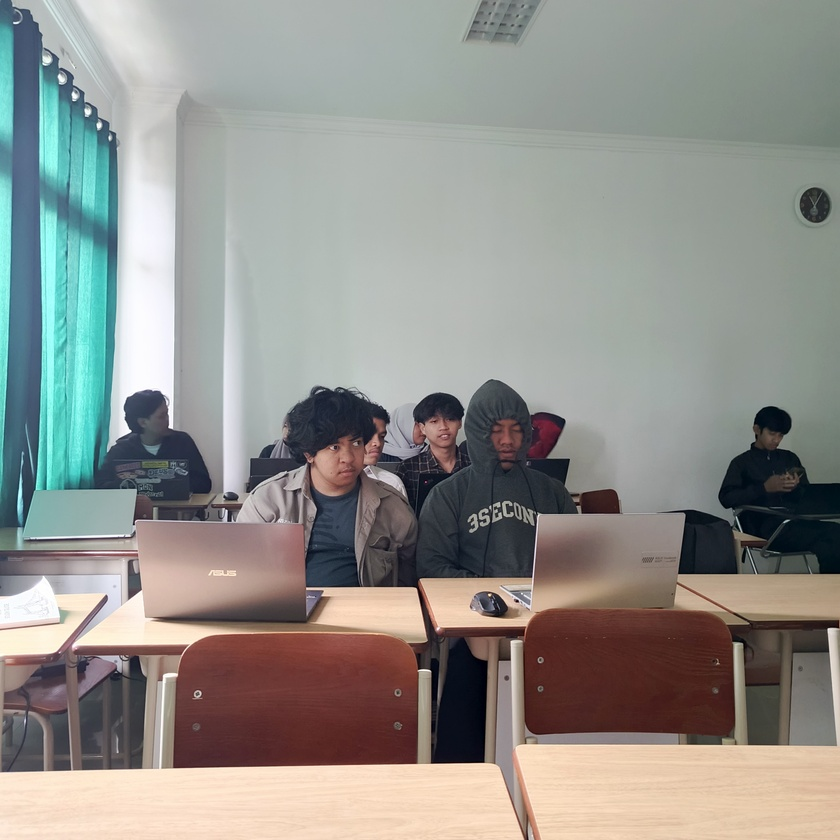
#> input picture practice/basic_opencv/thresholding/sample.jpg, 840 x 840 px, shrunk from 2944 x 2944 before the run
$ python tresholding.py
#> lines starting #> are read from the running program, lines starting #| are printed output that depends on the picture; after the words box and inside, x2 and y2 are one past the last pixel; in counts of white or black regions, pixels touching at a corner belong together
import cv2
import os


pathImage = os.path.join(".", "sample.jpg")
image = cv2.imread(pathImage)
#> image is the input picture: shape (840, 840, 3); mean B, G, R 140.4, 145.3, 145.7

# to gray scala
image = cv2.cvtColor(image, cv2.COLOR_BGR2GRAY)
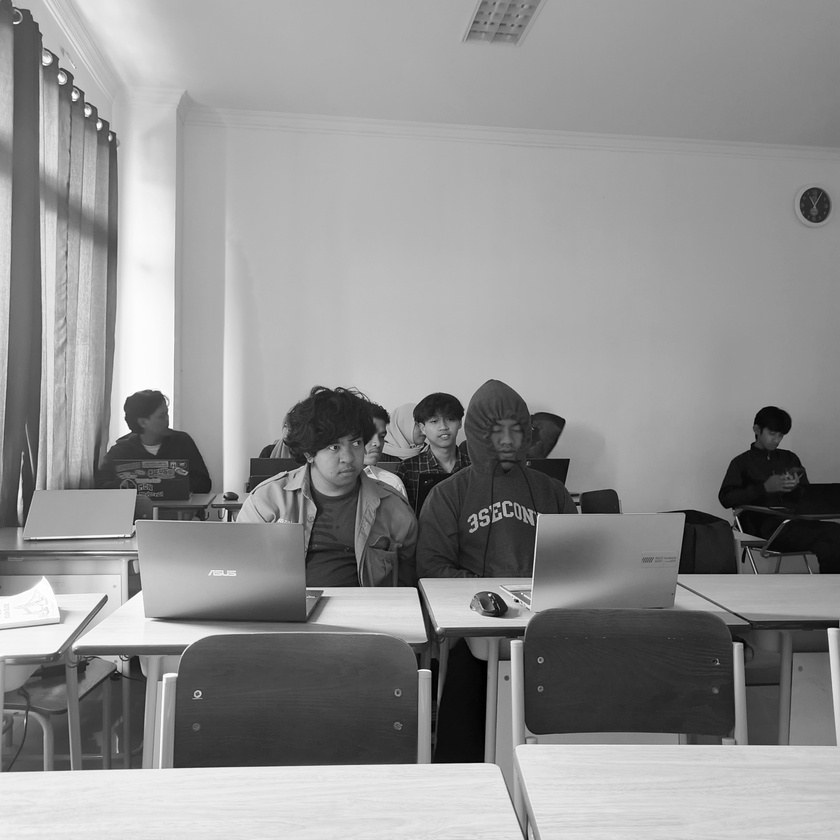
#> image: shape (840, 840); min 0, max 255, mean 144.9
# to blurr
blurred = cv2.GaussianBlur(image, (5, 5), 0)
cv2.imshow("image ", image)

(T, tresh) = cv2.threshold(blurred, 127, 255, cv2.THRESH_BINARY)
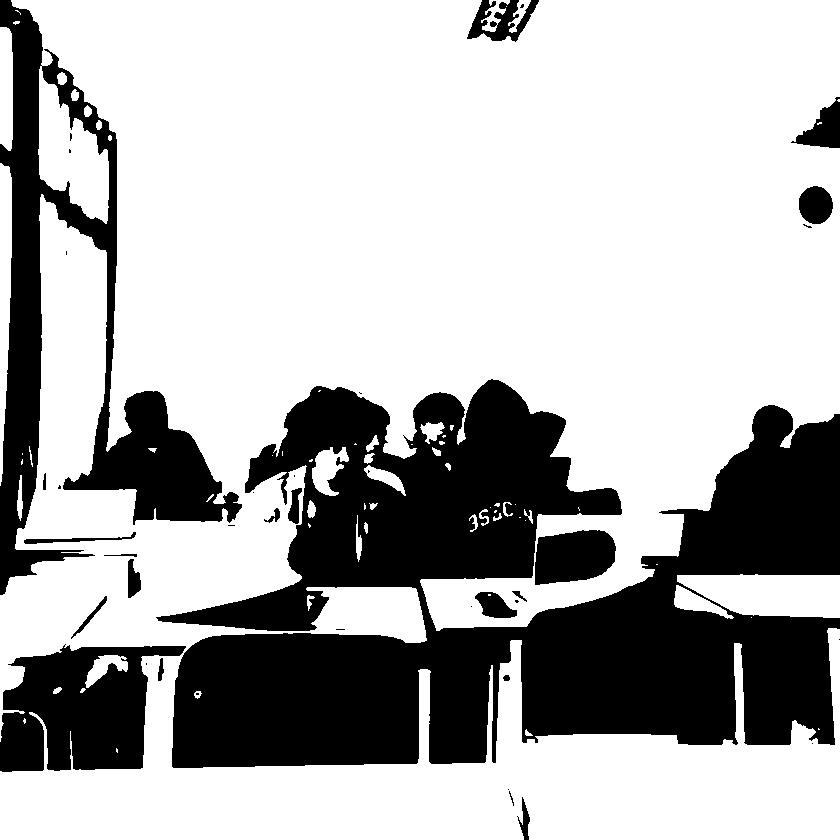
#> tresh: shape (840, 840); 69.7% white; 39 black regions (19 under 20 px), largest, box (x1, y1, x2, y2) and area: (156, 379, 840, 768) 153633, (0, 0, 242, 595) 34625, (0, 644, 186, 772) 15759
cv2.imshow("tresh", tresh)

# # kebalikan binry inverse
# (T, threshInv) = cv2.threshold(blurred, 127, 255, cv2.THRESH_BINARY_INV)
# cv2.imshow("tresh inverse", threshInv)

# # pambarnya digabung
# bitand = cv2.bitwise_and(image, image, mask=threshInv)
# cv2.imshow("Coin", bitand)
cv2.waitKey(0)

$ run again, with practice/basic_opencv/thresholding/coin1.jpg copied over practice/basic_opencv/thresholding/sample.jpg
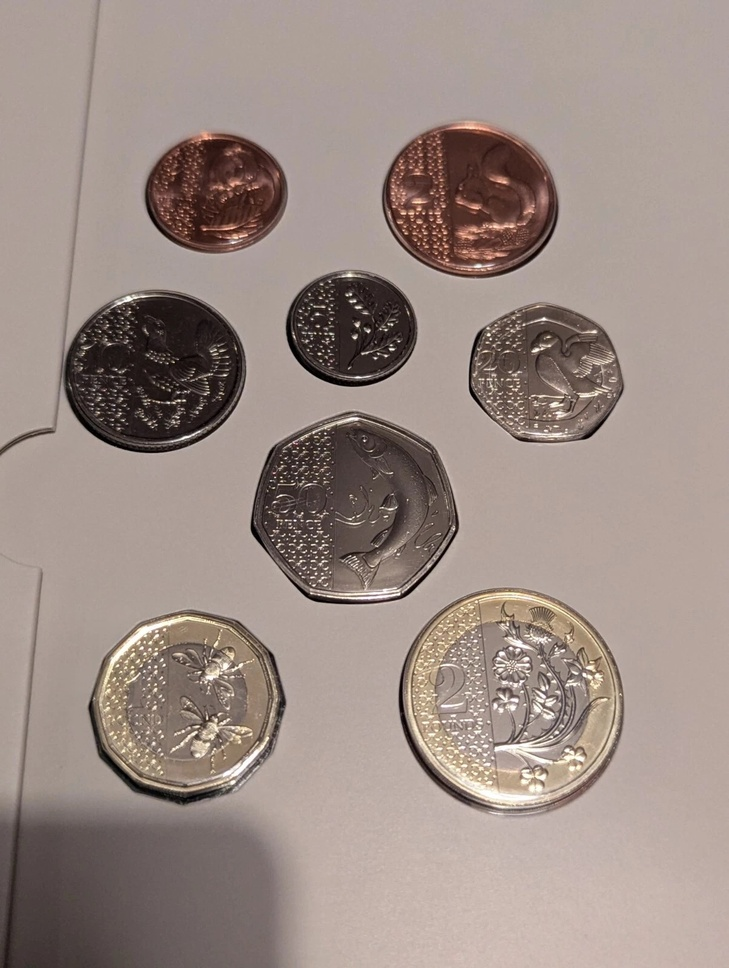
#> input picture practice/basic_opencv/thresholding/coin1.jpg, 729 x 968 px, shrunk from 1204 x 1600 before the run
#> image is the input picture: shape (968, 729, 3); mean B, G, R 133.4, 140.2, 155.7
#> `image = cv2.cvtColor(image, cv2.COLOR_BGR2GRAY)`:
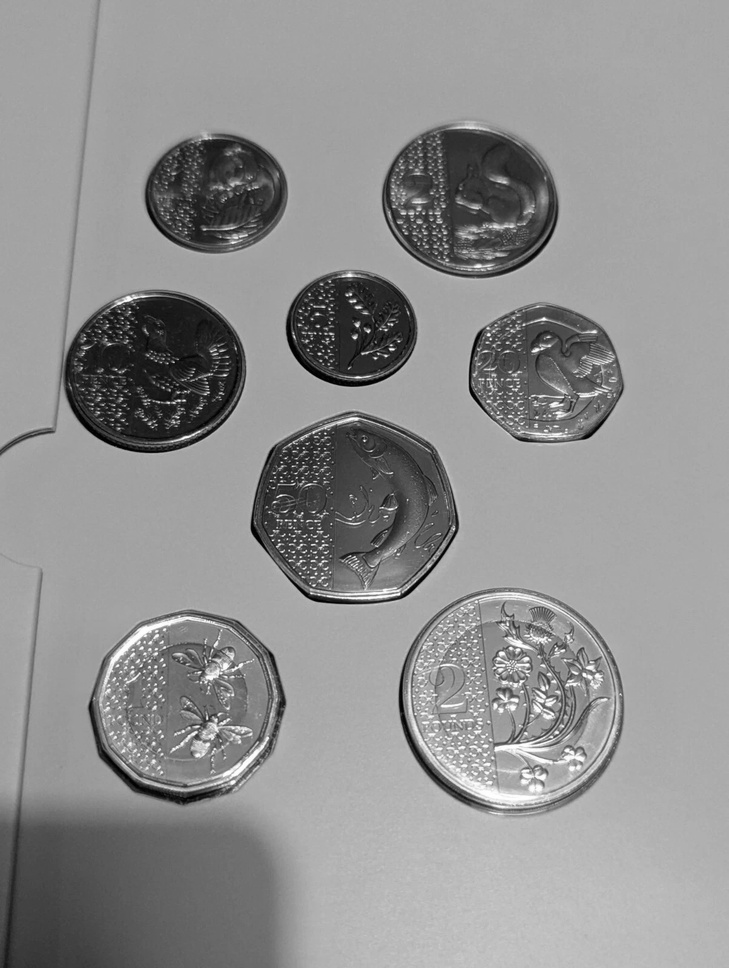
#> image: shape (968, 729); min 0, max 255, mean 144.1
#> `(T, tresh) = cv2.threshold(blurred, 127, 255, cv2.THRESH_BINARY)`:
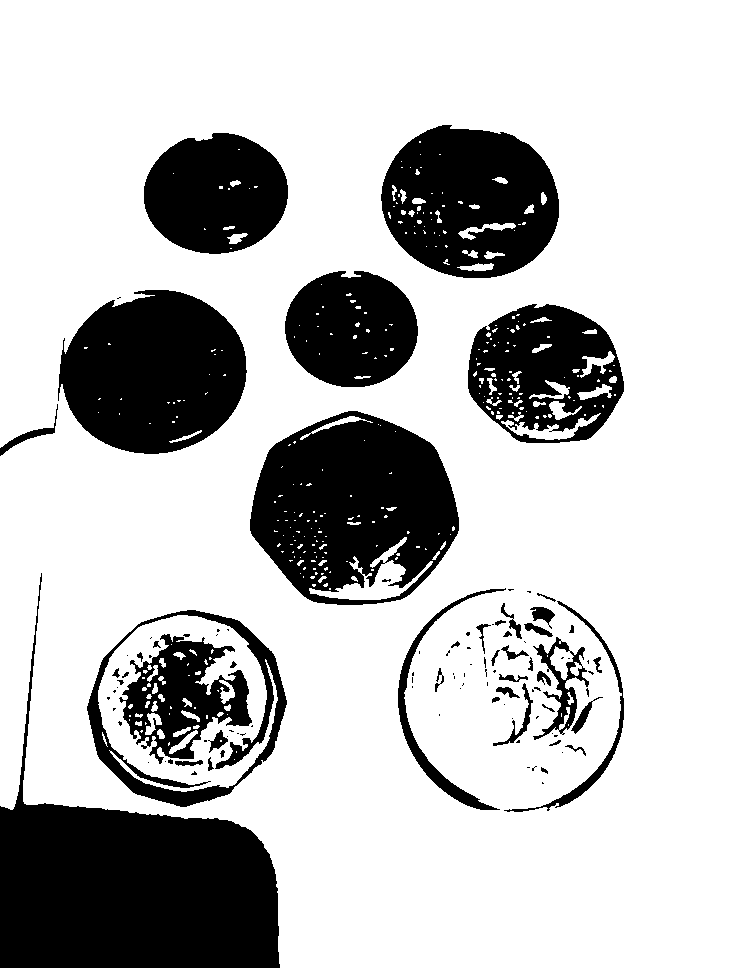
#> tresh: shape (968, 729); 74.9% white; 110 black regions (64 under 20 px), largest, box (x1, y1, x2, y2) and area: (0, 573, 280, 968) 42880, (250, 411, 459, 605) 27925, (58, 290, 247, 454) 23444
